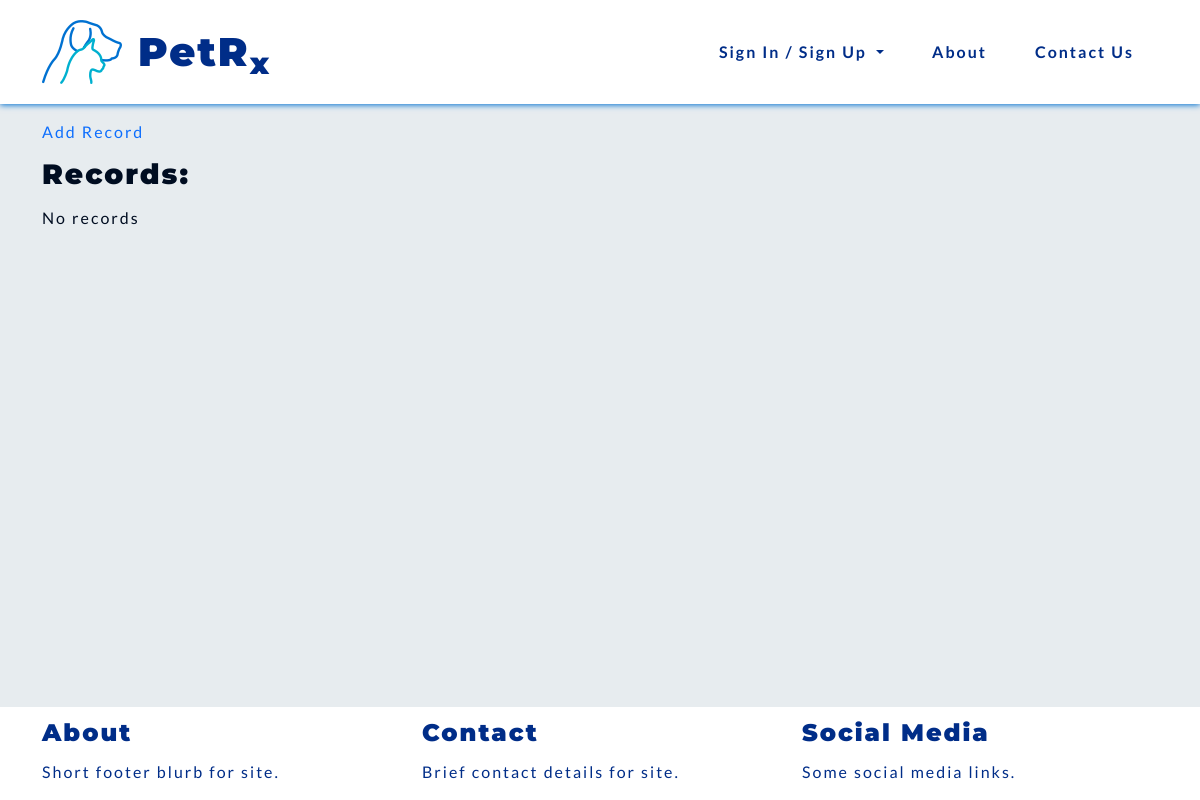
The page /records/records/ on the database as committed earlier.
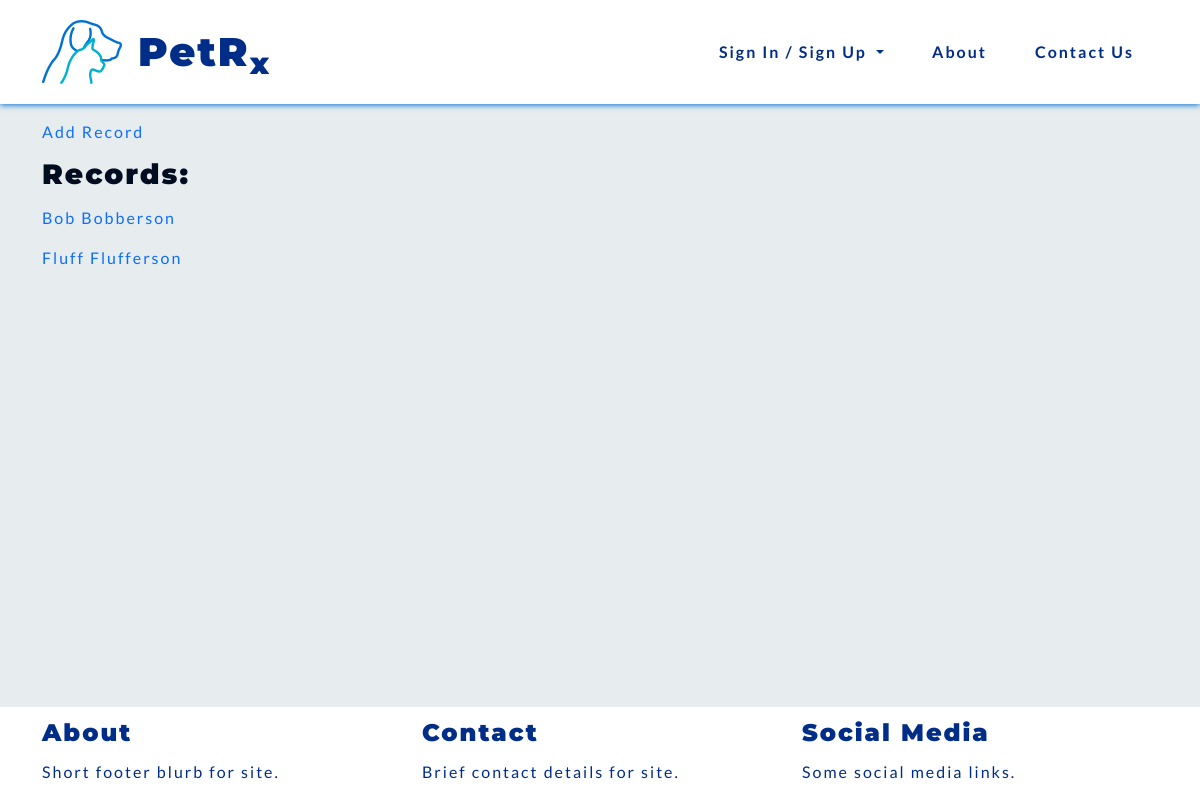
The same page on the database as committed later.
### records/models.py (models this page shows)
class Record(models.Model):
    name = models.CharField(max_length=50)
    surname = models.CharField(max_length=50)
    date_of_birth = models.DateField()
    species = models.CharField(choices=SPECIES, max_length=10)
    breed = models.CharField(max_length=50)
    sex = models.CharField(choices=SEX, max_length=10)
    weight = models.DecimalField(max_digits=5, decimal_places=2)
    note = models.CharField(max_length=300)
    def __str__(self):
        return self.name + " " + self.surname
    class Meta:
        unique_together = ['name', 'surname', 'date_of_birth', 'species', 'breed', 'sex']

### records/views.py (the view)
# urls.py: path('records/', include('records.urls'), name='records_urls'),
def records(request):
    record_list = Record.objects.all()
    context = {'record_list': record_list}
    return render(request, 'records/records.html', context)

### records/templates/records/records.html
{% extends 'base.html' %}
{% block content %}
<section>
    <a href="{% url 'records:add_animal' %}">Add Record</a>
    <h3>Records:</h3>
    {% if record_list %}
        {% for record in record_list %}
        <p><a href="{% url 'records:animal_profile' record.id %}">{{ record }}</a></p>
        {% endfor %}
    {% else %}
        <p>No records</p>
    {% endif %}
</section>
{% endblock %}

### templates/base.html (shortened to what this page needs)
{% load static %}
<!DOCTYPE html>
<html lang="en">
<head>
    <link href="https://cdn.jsdelivr.net/npm/bootstrap@5.0.2/dist/css/bootstrap.min.css" rel="stylesheet">
    <link rel="stylesheet" type="text/css" href="{% static 'css/style.css' %}">
</head>
<body>
    {% include 'nav/header.html' %}
<div class="container-md">
    {% block content %}{% endblock content %}
</div>
    {% include 'nav/footer.html' %}
</body>
</html>

### templates/nav/header.html (shortened to what this page needs)
{% load static %}
<header>
  <nav id="navbar" class="navbar navbar-expand-lg blue-text">
    <div class="container-sm">
      <a class="navbar-brand" href="{% url 'vetprofiles:index' %}"><img src="{% static 'images/petrxlogo.png' %}"
          alt="PetRx Logo"></a>
      <h1 class="nav-title">PetR<sub>x</sub></h1>
      <div class="collapse navbar-collapse" id="navbarSupportedContent">
        <ul class="navbar-nav ms-auto mb-2 mb-lg-0">
          {% if user.is_authenticated %}
          <li class="nav-item">
            <a class="pet-links" href="{% url 'vetprofiles:profile' %}">Profile</a>
          </li>
          <li class="nav-item">
            <a class="pet-links" href="{% url 'records:records' %}">Records</a>
          </li>
          <li class="nav-item">
            <a class="pet-links" href="{% url 'vetprofiles:logout' %}">Logout</a>
          </li>
          <li class="nav-item dropdown">
            <ul class="dropdown-menu" aria-labelledby="navbarDropdown">
              <li><a class="dropdown-item" href="{% url 'vetprofiles:profile' %}">Profile</a></li>
              <li><a class="dropdown-item" href="{% url 'records:records' %}">Records</a></li>
              <li><a class="dropdown-item" href="{% url 'vetprofiles:logout' %}">Logout</a></li>
            </ul>
          </li>
          {% else %}
          <li class="nav-item">
            <div class="dropdown show">
              <a class="dropdown-toggle pet-links" href="#" role="button" id="dropdownMenuLink"
                data-bs-toggle="dropdown" aria-haspopup="true" aria-expanded="false">
                Sign In / Sign Up
              </a>
            </div>
          </li>
          <li class="nav-item">
            <a class="pet-links" href="{% url 'vetprofiles:about' %}">About</a>
          </li>
          <li class="nav-item">
            <a class="pet-links" href="{% url 'vetprofiles:contact' %}">Contact Us</a>
          </li>
          {% endif %}
        </ul>
      </div>
    </div>
  </nav>
</header>

### templates/nav/footer.html
<footer class="fixed-bottom">
    <div class="container-md">
        <div class="row">
            <div class="col">
                <h4>About</h4>
                <p>Short footer blurb for site.</p>
            </div>
            <div class="col">
                <h4>Contact</h4>
                <p>Brief contact details for site.</p>
            </div>
            <div class="col">
                <h4>Social Media</h4>
                <p>Some social media links.</p>
            </div>
        </div>
    </div>
</footer>

### static/css/style.css (style rules this page uses)
:root { --site-white: #e7ecef; --site-black: #000d21; --site-dark-blue: #002d88; --site-light-blue: #0071d1; --site-turquoise: #00b0cf; }
html { height: 100%; }
body { font-family: "Lato", sans-serif; color: var(--site-black); font-size: 1rem; letter-spacing: 2px; background: var(--site-white); }
h1, h2, h3, h4 { font-family: "Montserrat", "Lato", sans-serif; font-weight: 900; margin-top: 0.5em; margin-bottom: 0.5em; }
.blue-text { color: var(--site-dark-blue); }
li { list-style: none; }
a { text-decoration: none; }
.pet-links { display: block; padding: 0.25rem 0.5rem; color: var(--site-dark-blue); font-weight: 600; margin: 1em; transition: color .8s linear, box-shadow 1s linear; }
#navbar { margin-bottom: 1em; background-color: #fff; color: var(--site-dark-blue); box-shadow: 0 1px 6px 0 var(--site-light-blue); }
footer { background-color: white; color: var(--site-dark-blue); }

Rows that differ between the two databases and show on the page:
added Record: name+surname "Bob Bobberson"
added Record: name+surname "Fluff Flufferson"
Other text that changed with them:
text no longer shown: "No records"
